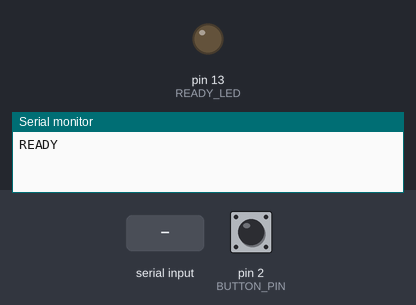
A sketch run on a simulated Arduino Uno, built with avr-gcc and run on an emulated ATmega328P. On the bench: output pins drawn as LEDs (lit = HIGH), the last lines printed to the serial monitor. Inputs (shaded band) come from the test bench; at power-on: pin 2 (BUTTON_PIN) HIGH.

Above: at 1.2 s.
1.3 s: "UNLOCK\n" received over Serial
At 1.6 s:
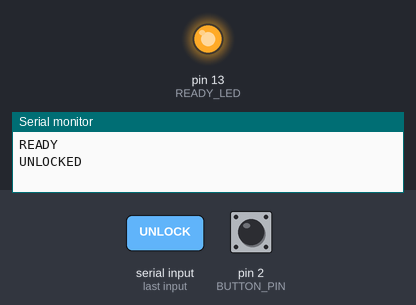
2.8 s: pin 2 (BUTTON_PIN) pulled LOW for 0.15 s
At 4.1 s:
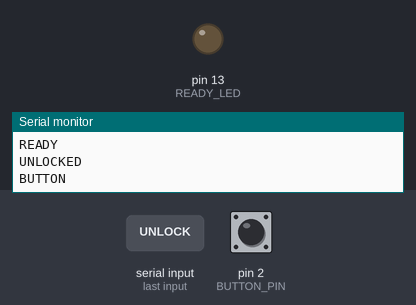
Timing chart, 0 to 5.8 s (numbered marks = the images above; inputs shaded):
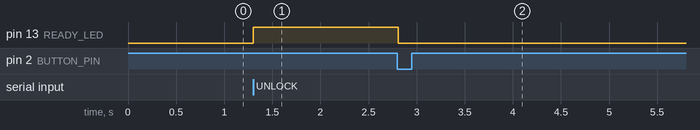

Measured:
- after the input at 1.3 s, pin 13 (READY_LED): LOW → HIGH at once
- after the input at 2.8 s, pin 13 (READY_LED): HIGH → LOW at once

The sketch:

uno_rps.ino
```cpp
const byte BUTTON_PIN = 2;
const byte READY_LED = LED_BUILTIN;
bool unlocked = false;
bool lastButton = HIGH;

void setup() {
  pinMode(BUTTON_PIN, INPUT_PULLUP);
  pinMode(READY_LED, OUTPUT);
  Serial.begin(115200);
  Serial.println("READY");
}

void loop() {
  if (Serial.available()) {
    String command = Serial.readStringUntil('\n');
    command.trim();
    if (command == "UNLOCK") {
      unlocked = true;
      digitalWrite(READY_LED, HIGH);
      Serial.println("UNLOCKED");
    } else if (command == "LOCK" || command == "DRAW") {
      unlocked = false;
      digitalWrite(READY_LED, LOW);
    } else if (command == "HOST_READY") {
      Serial.println("READY");
    }
  }

  bool button = digitalRead(BUTTON_PIN);
  if (unlocked && lastButton == HIGH && button == LOW) {
    unlocked = false;
    digitalWrite(READY_LED, LOW);
    Serial.println("BUTTON");
  }
  lastButton = button;
  delay(10);
}
```
